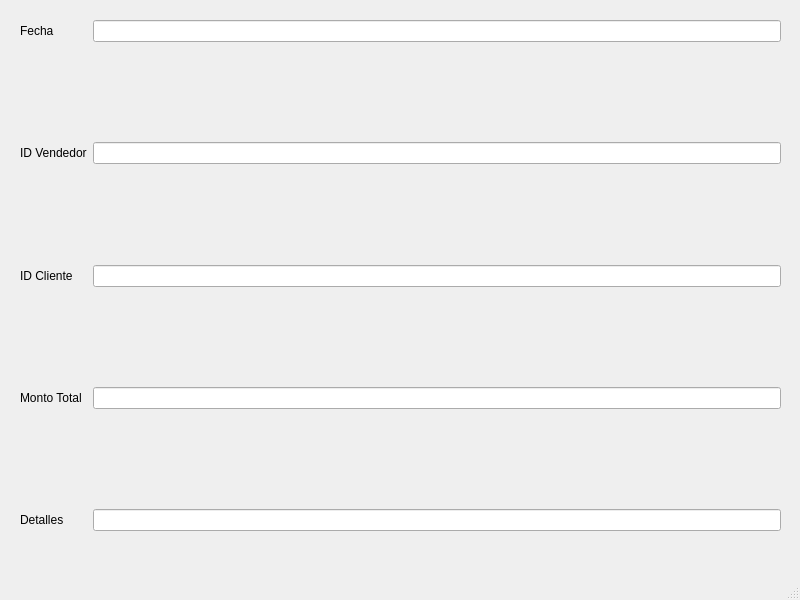
<?xml version="1.0" encoding="UTF-8"?>
<ui version="4.0">
 <class>AddSalesWindow</class>
 <widget class="QMainWindow" name="AddSalesWindow">
  <property name="geometry">
   <rect>
    <x>0</x>
    <y>0</y>
    <width>800</width>
    <height>600</height>
   </rect>
  </property>
  <property name="windowTitle">
   <string>MainWindow</string>
  </property>
  <widget class="QWidget" name="centralwidget">
   <widget class="QWidget" name="formLayoutWidget">
    <property name="geometry">
     <rect>
      <x>20</x>
      <y>20</y>
      <width>761</width>
      <height>511</height>
     </rect>
    </property>
    <layout class="QFormLayout" name="formLayout">
     <item row="0" column="0">
      <widget class="QLabel" name="label">
       <property name="text">
        <string>Fecha</string>
       </property>
      </widget>
     </item>
     <item row="0" column="1">
      <widget class="QLineEdit" name="lineEdit"/>
     </item>
     <item row="2" column="0">
      <widget class="QLabel" name="label_2">
       <property name="text">
        <string>ID Vendedor</string>
       </property>
      </widget>
     </item>
     <item row="2" column="1">
      <widget class="QLineEdit" name="lineEdit_2"/>
     </item>
     <item row="4" column="0">
      <widget class="QLabel" name="label_3">
       <property name="text">
        <string>ID Cliente</string>
       </property>
      </widget>
     </item>
     <item row="4" column="1">
      <widget class="QLineEdit" name="lineEdit_3"/>
     </item>
     <item row="6" column="0">
      <widget class="QLabel" name="label_4">
       <property name="text">
        <string>Monto Total</string>
       </property>
      </widget>
     </item>
     <item row="6" column="1">
      <widget class="QLineEdit" name="lineEdit_4"/>
     </item>
     <item row="8" column="0">
      <widget class="QLabel" name="label_5">
       <property name="text">
        <string>Detalles</string>
       </property>
      </widget>
     </item>
     <item row="8" column="1">
      <widget class="QLineEdit" name="lineEdit_5"/>
     </item>
     <item row="1" column="1">
      <spacer name="verticalSpacer">
       <property name="orientation">
        <enum>Qt::Vertical</enum>
       </property>
       <property name="sizeHint" stdset="0">
        <size>
         <width>20</width>
         <height>40</height>
        </size>
       </property>
      </spacer>
     </item>
     <item row="3" column="1">
      <spacer name="verticalSpacer_2">
       <property name="orientation">
        <enum>Qt::Vertical</enum>
       </property>
       <property name="sizeHint" stdset="0">
        <size>
         <width>20</width>
         <height>40</height>
        </size>
       </property>
      </spacer>
     </item>
     <item row="5" column="1">
      <spacer name="verticalSpacer_3">
       <property name="orientation">
        <enum>Qt::Vertical</enum>
       </property>
       <property name="sizeHint" stdset="0">
        <size>
         <width>20</width>
         <height>40</height>
        </size>
       </property>
      </spacer>
     </item>
     <item row="7" column="1">
      <spacer name="verticalSpacer_4">
       <property name="orientation">
        <enum>Qt::Vertical</enum>
       </property>
       <property name="sizeHint" stdset="0">
        <size>
         <width>20</width>
         <height>40</height>
        </size>
       </property>
      </spacer>
     </item>
    </layout>
   </widget>
  </widget>
  <widget class="QMenuBar" name="menubar">
   <property name="geometry">
    <rect>
     <x>0</x>
     <y>0</y>
     <width>800</width>
     <height>25</height>
    </rect>
   </property>
  </widget>
  <widget class="QStatusBar" name="statusbar"/>
 </widget>
 <resources/>
 <connections/>
</ui>
